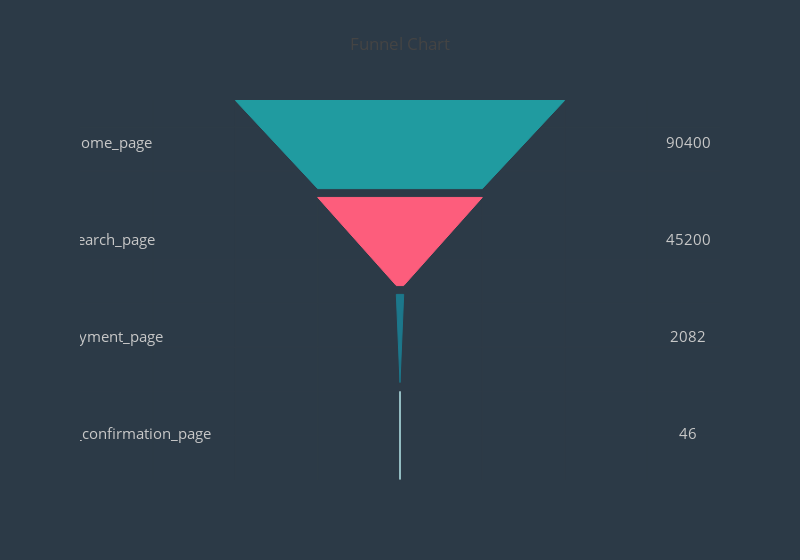

The notebook cell this image was saved under:
### Code cell
data = [label_trace, value_trace]
 
layout = go.Layout(
    title='Funnel Chart',
    shapes=shapes,
    height=560,
    width=800,
    showlegend=False,
    paper_bgcolor='rgba(44,58,71,1)',
    plot_bgcolor='rgba(44,58,71,1)',
    xaxis=dict(
        showticklabels=False,
        zeroline=False,
    ),
    yaxis=dict(
        showticklabels=False,
        zeroline=False
    )
)
 
fig = go.Figure(data=data, layout=layout)
iplot(fig)

### Figure 1 — Plotly figure (JSON) as saved in the notebook; plotly's stock layout.template omitted (floating-point values rounded to 4 significant figures)
{"data": [{"mode": "text", "text": ["home_page", "search_page", "payment_page", "payment_confirmation_page"], "textfont": {"color": "rgb(200,200,200)", "size": 15}, "type": "scatter", "uid": "e90f1904-cf35-11e8-9832-8c8590989d25", "x": [-350, -350, -350, -350], "y": [380, 270, 160, 50]}, {"mode": "text", "text": ["90400", "45200", "2082", "46"], "textfont": {"color": "rgb(200,200,200)", "size": 15}, "type": "scatter", "uid": "e90f1c7e-cf35-11e8-9832-8c8590989d25", "x": [350, 350, 350, 350], "y": [380, 270, 160, 50]}], "layout": {"height": 560, "paper_bgcolor": "rgba(44,58,71,1)", "plot_bgcolor": "rgba(44,58,71,1)", "shapes": [{"fillcolor": "rgb(32,155,160)", "line": {"color": "rgb(32,155,160)", "width": 1}, "path": "M 200.0 430 L 100.0 330 L -100.0 330 L -200.0 430 Z", "type": "path"}, {"fillcolor": "rgb(253,93,124)", "line": {"color": "rgb(253,93,124)", "width": 1}, "path": "M 100.0 320 L 4.5 220 L -4.5 220 L -100.0 320 Z", "type": "path"}, {"fillcolor": "rgb(28,119,139)", "line": {"color": "rgb(28,119,139)", "width": 1}, "path": "M 4.5 210 L 0.0 110 L -0.0 110 L -4.5 210 Z", "type": "path"}, {"fillcolor": "rgb(182,231,235)", "line": {"color": "rgb(182,231,235)", "width": 1}, "path": "M 0.0 100 L 0.0 0 L -0.0 0 L -0.0 100 Z", "type": "path"}], "showlegend": false, "title": "Funnel Chart", "width": 800, "xaxis": {"showticklabels": false, "zeroline": false}, "yaxis": {"showticklabels": false, "zeroline": false}}}
